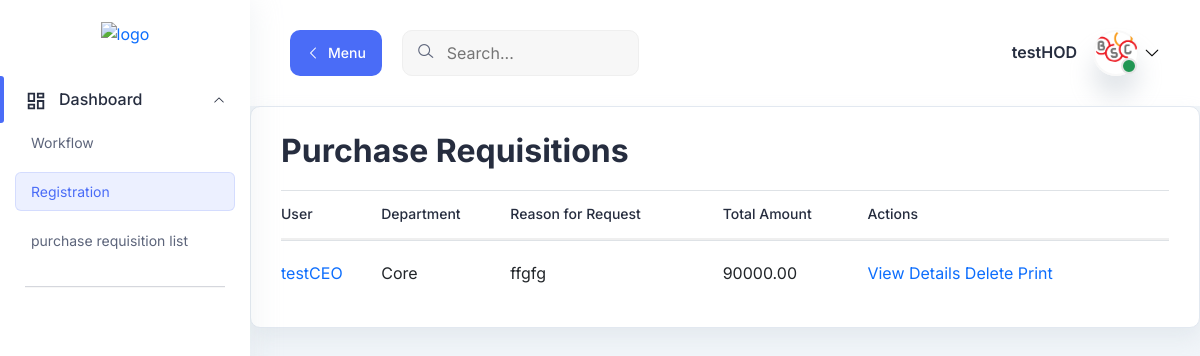
The page /purchase-requisitions/ (signed in) on the database its author committed.
### accounts/models.py (models this page shows, shortened)
class CustomUser(AbstractUser):
    is_unit_manager = models.BooleanField(default=False)
    is_senior_manager = models.BooleanField(default=False)
    is_hod = models.BooleanField(default=False)
    is_ceo = models.BooleanField(default=False)
    signature = models.ImageField(upload_to='signature_images/', null=True, blank=True)  # Use ImageField for the drawn signature
    department = models.ForeignKey(Department, on_delete=models.SET_NULL, null=True, blank=True, related_name='department_users')
    unit = models.ForeignKey(Unit, on_delete=models.SET_NULL, null=True, blank=True, related_name='unit_users')

class PurchaseRequisition(models.Model):
    user = models.ForeignKey(settings.AUTH_USER_MODEL, on_delete=models.CASCADE, related_name='purchase_requests')
    reason_for_request = models.TextField()
    total_amount = models.DecimalField(max_digits=10, decimal_places=2)  # Total amount for all items
    department = models.ForeignKey(Department, on_delete=models.SET_NULL, null=True, blank=True)
    unit = models.ForeignKey(Unit, on_delete=models.SET_NULL, null=True, blank=True)
    currency = models.CharField(max_length=3, choices=[("USD", "USD"), ("RWF", "RWF")], default="RWF")

class Department(models.Model):
    name = models.CharField(max_length=50)
    hod = models.OneToOneField('CustomUser', on_delete=models.SET_NULL, null=True, blank=True, related_name='department_hod')

### accounts/views.py (the view)
# urls.py: path('purchase-requisitions/', views.purchase_requisition_list, name='purchase_requisition_list'),
@login_required
def purchase_requisition_list(request):
    purchase_requisitions = PurchaseRequisition.objects.all()
    return render(request, 'paperless/purchase_requisition_list.html', {'purchase_requisitions': purchase_requisitions})

### accounts/templates/paperless/purchase_requisition_list.html (shortened to what this page needs)
{% extends "base.html" %}
{% load static %}
{% block content %}
<main class="main-wrapper">
    <header class="header">
        <div class="container-fluid">
          <div class="row">
            <div class="col-lg-5 col-md-5 col-6">
              <div class="header-left d-flex align-items-center">
                <div class="menu-toggle-btn mr-20">
                  <button
                    id="menu-toggle"
                    class="main-btn primary-btn btn-hover"
                  >
                    <i class="lni lni-chevron-left me-2"></i> Menu
                  </button>
                </div>
                <div class="header-search d-none d-md-flex">
                  <form action="#">
                    <input type="text" placeholder="Search..." />
                    <button><i class="lni lni-search-alt"></i></button>
                  </form>
                </div>
              </div>
            </div>
            <div class="col-lg-7 col-md-7 col-6">
              <div class="header-right">
                <div class="profile-box ml-15">
                  <button
                    class="dropdown-toggle bg-transparent border-0"
                    type="button"
                    id="profile"
                    data-bs-toggle="dropdown"
                    aria-expanded="false"
                  >
                    <div class="profile-info">
                      <div class="info">
                        {% if user.is_authenticated %}
                        <h6>{{ user.username }}</h6>
                        {% endif %}
                        <div class="image">
                          <img
                            src="{% static 'icon.png' %}"
                            alt=""
                          />
                          <span class="status"></span>
                        </div>
                      </div>
                    </div>
                    <i class="lni lni-chevron-down"></i>
                  </button>
                </div>
              </div>
            </div>
          </div>
        </div>
      </header>
    <section class="table-components">
        <div class="tables-wrapper">
            <div class="row">
                <div class="col-lg-12">
                    <div class="card-style mb-30">
                        <h1 class="mb-10">Purchase Requisitions</h1>
                        <div class="table-wrapper table-responsive">
                            <table class="table">
                                <thead>
                                    <tr>
                                        <th><h6>User</h6></th>
                                        <th><h6>Department</h6></th>
                                        <th><h6>Reason for Request</h6></th>
                                        <th><h6>Total Amount</h6></th>
                                        <th><h6>Actions</h6></th>
                                    </tr>
                                </thead>
                                <tbody>
                                    {% for requisition in purchase_requisitions %}
                                        <tr>
                                            <td><a href="{% url 'accounts:purchase_requisition_detail' requisition.id %}">{{ requisition.user.username }}</a></td>
                                            <td>{{ requisition.department.name }}</td>
                                            <td>{{ requisition.reason_for_request }}</td>
                                            <td>{{ requisition.total_amount }}</td>
                                            <td>
                                                <a href="{% url 'accounts:purchase_requisition_detail' requisition.id %}" class="open-form-popup">View Details</a>
                                                <a href="{% url 'accounts:remove_purchase_requisition' requisition.id %}" class="delete-action">Delete</a>
                                                <a href="{% url 'accounts:print_purchase_requisition' requisition.id %}" class="print-action">Print</a>
                                            </td>
                                        </tr>
                                    {% endfor %}
                                </tbody>
                            </table>
                        </div>
                    </div>
                </div>
            </div>
        </div>
    </section>
</main>
{% endblock content %}

### rows shown on the page
CustomUser: username "testHOD"
PurchaseRequisition: user.username "testCEO", department.name "Core", reason_for_request "ffgfg", total_amount "90000.00"
